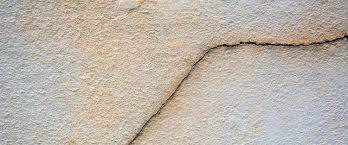
#> input picture image_processing/test.jpg, 348 x 145 px
$ python __init__.py
#> lines starting #> are read from the running program, lines starting #| are printed output that depends on the picture
import cv2
import numpy as np
from scipy import ndimage
from skimage.exposure import rescale_intensity
# from matplotlib import pyplot as plt


test = 'test.jpg'

####### load coloured image##########
img = cv2.imread(test, 1)
#> img is the input picture: shape (145, 348, 3); mean B, G, R 170.7, 180.7, 189
cv2.imshow('original image', img)
cv2.waitKey(0)
#cv2.destroyWindows()


###########convert image to grayscale##########

img_gray = cv2.imread(test, 0)
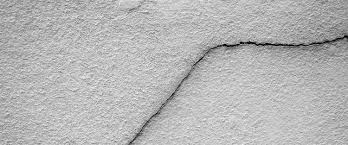
#> img_gray: shape (145, 348); min 0, max 254, mean 182
cv2.imshow('grayscale', img_gray)
cv2.waitKey(0)

########### contrast stretching##########

# Create zeros array to store the stretched image
img_contStretched = np.zeros((img_gray.shape[0], img_gray.shape[1]), dtype='uint8')

# Loop over the image and apply Min-Max formulae
for i in range(img_gray.shape[0]):
    for j in range(img_gray.shape[1]):
        img_contStretched[i, j] = 255 * (img_gray[i, j] - np.min(img_gray)) / (np.max(img_gray) - np.min(img_gray))

# Display the stretched image
cv2.imshow('contrast stretched', img_contStretched)
cv2.waitKey(0)


###########image segmentation##########
'''
img_blur = cv2.medianBlur(img_contStretched, 5)
cv2.imshow('median blur', img_blur)
cv2.waitKey(0)
img_segmented = cv2.adaptiveThreshold(img_blur, 255, cv2.ADAPTIVE_THRESH_GAUSSIAN_C, cv2.THRESH_BINARY, 11, 2)
cv2.imshow('segmented image', img_segmented)
cv2.waitKey(0) '''

 #Gaussian filtering
img_blur = cv2.GaussianBlur(img_contStretched, (5, 5), 0)
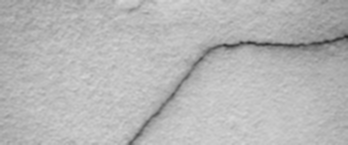
#> img_blur: shape (145, 348); min 38, max 215, mean 182
cv2.imshow('Gaussian blur', img_blur)
cv2.waitKey(0)

'''#thresholding
ret, img_segmented = cv2.threshold(img_blur, 127, 255, cv2.THRESH_BINARY)
#ret, img_segmented = cv2.threshold(img_blur, 0, 255, cv2.THRESH_BINARY+cv2.THRESH_OTSU)
cv2.imshow('segmented image', img_segmented)
cv2.waitKey(0)'''

#thresholding


#edge detection
kernel_laplace = np.array([np.array([1, 1, 1]), np.array([1, -8, 1]), np.array([1, 1, 1])])
img_segmented = ndimage.convolve(img_blur, kernel_laplace, mode='reflect')
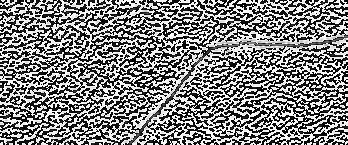
#> img_segmented: shape (145, 348); min 0, max 255, mean 128.7
cv2.imshow('segmented image', img_segmented)
cv2.waitKey(0)


###########morphological operations##########

def bwmorphClean(image):
    (iH, iW) = image.shape[:2]
#> iH = 145; iW = 348
    pad = 1
    image = cv2.copyMakeBorder(image, pad, pad,  pad, pad, cv2.BORDER_REPLICATE)
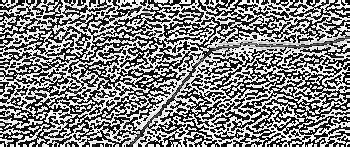
#> image: shape (147, 350); min 0, max 255, mean 128.6
    output = np.zeros((iH, iW), dtype="float32")

    for y in np.arange(pad, iH + pad):
        for x in np.arange(pad, iW + pad):
            roi = image[y - pad:y + pad + 1, x - pad:x + pad + 1]

            if roi[0, 0] == roi[1, 0] == roi[2, 0] == roi[0, 1] == roi[0, 2] == roi [1,2] == roi [2,1] == roi [2,2] == 0:
                output[y - pad, x - pad] = 0
            else:
                output[y - pad, x - pad] = roi[1,1]

    output = rescale_intensity(output, in_range=(0, 255))
    output = (output * 255).astype("uint8")

    return output

img_cleaned=bwmorphClean(img_segmented)
cv2.imshow('cleaned', img_cleaned)
cv2.waitKey(0)


# Taking a matrix of size 5 as the kernel
kernel = np.ones((5, 5), np.uint8)
img_dilation = cv2.dilate(img_segmented, kernel, iterations=1)
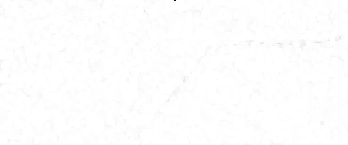
#> img_dilation: shape (145, 348); min 17, max 255, mean 253.8
cv2.imshow('dilated', img_dilation)
cv2.waitKey(0)

img_erosion = cv2.erode(img_segmented, kernel, iterations=1)
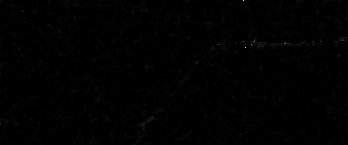
#> img_erosion: shape (145, 348); min 0, max 241, mean 1.3
cv2.imshow('eroded', img_erosion)
cv2.waitKey(0)
#img_fill = cv2.fill

$ run again, with image_processing/crack.jpg copied over image_processing/test.jpg
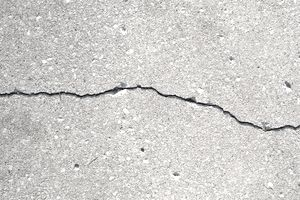
#> input picture image_processing/crack.jpg, 300 x 200 px
#> img is the input picture: shape (200, 300, 3); mean B, G, R 203.9, 207, 208.2
#> `img_dilation = cv2.dilate(img_segmented, kernel, iterations=1)`:
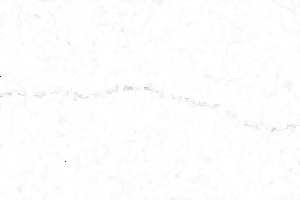
#> img_dilation: shape (200, 300); min 30, max 255, mean 253.3
#> `img_erosion = cv2.erode(img_segmented, kernel, iterations=1)`:
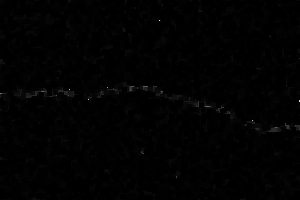
#> img_erosion: shape (200, 300); min 0, max 227, mean 1.8
